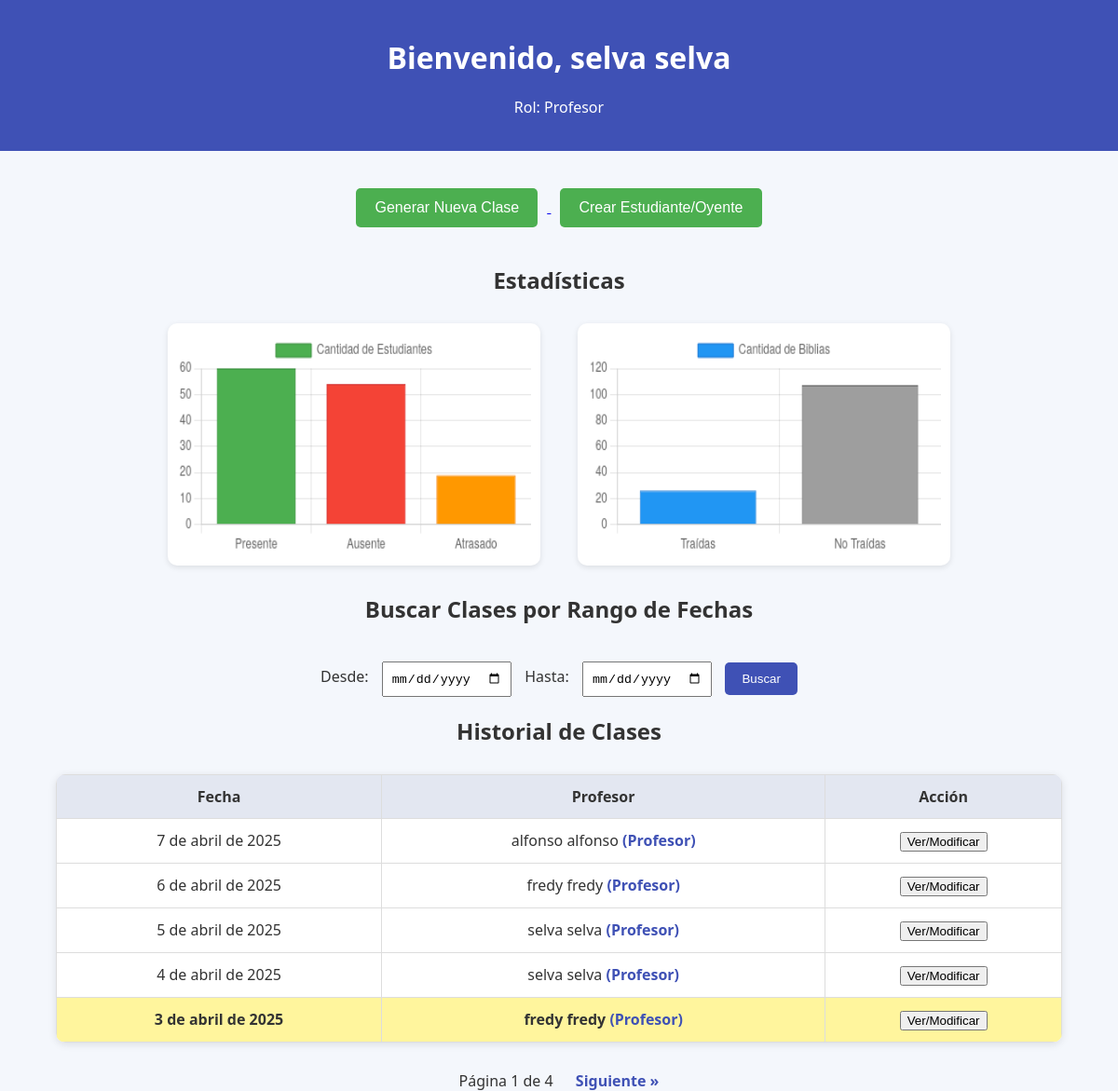
Screenshot of /inicio (signed in) with the database file from the repository.
### asistencia/models.py (models this page shows, shortened)
class CustomUser(AbstractUser):
    TIPO_USUARIO_CHOICES = [
        ('profesor', 'Profesor'),
        ('estudiante', 'Estudiante'),
        ('admin', 'Admin'),
        ('oyente', 'Oyente'),
    ]
    nombre = models.CharField(max_length=100)
    apellido = models.CharField(max_length=100)
    sexo = models.CharField(max_length=100)
    tipo_usuario = models.CharField(max_length=10, choices=TIPO_USUARIO_CHOICES, default='estudiante')
    curso = models.ForeignKey(Curso, on_delete=models.SET_NULL, null=True, blank=True, related_name='usuarios')

### asistencia/views.py (the view)
# urls.py: path('inicio', views.inicio, name='inicio'),
@login_required
def inicio(request):
    usuario = request.user
    fecha_inicio = request.GET.get("fecha_inicio")
    fecha_fin = request.GET.get("fecha_fin")
    asistencias = Asistencia.objects.filter(estudiante__curso=usuario.curso)
    if fecha_inicio and fecha_fin:
        fecha_inicio_date = datetime.strptime(fecha_inicio, "%Y-%m-%d").date()
        fecha_fin_date = datetime.strptime(fecha_fin, "%Y-%m-%d").date()
        asistencias = asistencias.filter(fecha__range=(fecha_inicio_date, fecha_fin_date))
    fechas_unicas = asistencias.values_list("fecha", flat=True).distinct().order_by("-fecha")
    profesores_por_fecha = [
        (fecha, Asistencia.objects.filter(fecha=fecha, estudiante__curso=usuario.curso).first().profesor)
        for fecha in fechas_unicas
    ]
    estados_labels = ["Presente", "Ausente", "Atrasado"]
    estados_data = {estado: 0 for estado in estados_labels}
    estado_counts = asistencias.values("estado").annotate(total=Count("id"))
    for item in estado_counts:
        estados_data[item["estado"].capitalize()] = item["total"]
    total_biblias = asistencias.aggregate(Sum("cantidad_biblias"))["cantidad_biblias__sum"] or 0
    sin_biblia = asistencias.filter(cantidad_biblias=0).count()
    paginator = Paginator(profesores_por_fecha, 5)  # 5 clases por página (ajustable)
    page_number = request.GET.get("page")
    page_obj = paginator.get_page(page_number)
    context = {
        "usuario": usuario,
        "fecha_inicio": fecha_inicio,
        "fecha_fin": fecha_fin,
        "estados_labels": json.dumps(estados_labels),
        "estados_data": json.dumps(list(estados_data.values())),
        "biblias_labels": json.dumps(["Traídas", "No Traídas"]),
        "biblias_data": json.dumps([total_biblias, sin_biblia]),
        "profesores_por_fecha": profesores_por_fecha,
        'page_obj': page_obj,
    }
    return render(request, "inicio.html", context)

### asistencia/templates/inicio.html (shortened to what this page needs)
<!DOCTYPE html>
<html lang="es">
{% load tz %}
{% now "Y-m-d" as fecha_hoy %}
<head>
</head>
<body>
<header>
    <h1>Bienvenido, {{ usuario.nombre }} {{ usuario.apellido }}</h1>
    <p>Rol: {{ usuario.get_tipo_usuario_display }}</p>
</header>
<div class="button-container">
    <a href="{% url 'modificar_asistencia_fecha' fecha='hoy' %}">
        <button>Generar Nueva Clase</button>
    </a>
    <a href="{% url 'crear_estudiante' %}">
        <button>Crear Estudiante/Oyente</button>
    </a>
</div>
<h2>Estadísticas</h2>
<div class="grafico-container">
    <div>
        <canvas id="graficoAsistencias"></canvas>
    </div>
    <div>
        <canvas id="graficoBiblias"></canvas>
    </div>
</div>
<script>
    const ctxAsistencias = document.getElementById('graficoAsistencias').getContext('2d');
    const asistenciaChart = new Chart(ctxAsistencias, {
        type: 'bar',
        data: {
            labels: {{ estados_labels|safe }},
            datasets: [{
                label: 'Cantidad de Estudiantes',
                data: {{ estados_data|safe }},
                backgroundColor: ['#4caf50', '#f44336', '#ff9800'],
                borderColor: ['#388e3c', '#d32f2f', '#f57c00'],
                borderWidth: 1
            }]
        },
        options: { responsive: true }
    });
    const ctxBiblias = document.getElementById('graficoBiblias').getContext('2d');
    const bibliasChart = new Chart(ctxBiblias, {
        type: 'bar',
        data: {
            labels: {{ biblias_labels|safe }},
            datasets: [{
                label: 'Cantidad de Biblias',
                data: {{ biblias_data|safe }},
                backgroundColor: ['#2196f3', '#9e9e9e'],
                borderColor: ['#1976d2', '#616161'],
                borderWidth: 1
            }]
        },
        options: { responsive: true }
    });
</script>
<h2>Buscar Clases por Rango de Fechas</h2>
<form method="GET" action="{% url 'inicio' %}">
    <label for="fecha_inicio">Desde:</label>
    <input type="date" id="fecha_inicio" name="fecha_inicio" value="{{ fecha_inicio }}">
    <label for="fecha_fin">Hasta:</label>
    <input type="date" id="fecha_fin" name="fecha_fin" value="{{ fecha_fin }}">
    <button type="submit">Buscar</button>
</form>
<h2>Historial de Clases</h2>
<table>
    <thead>
        <tr>
            <th>Fecha</th>
            <th>Profesor</th>
            <th>Acción</th>
        </tr>
    </thead>
    <tbody>
        {% for fecha, profesor in page_obj %}
        <tr {% if fecha|date:"Y-m-d" == fecha_hoy %} class="clase-actual" {% endif %}>
            <td>{{ fecha }}</td>
            <td>
                {{ profesor.nombre }} {{ profesor.apellido }}
                <span class="profesor-title">(Profesor)</span>
            </td>
            <td>
                <a href="{% url 'modificar_asistencia_fecha' fecha %}">
                    <button>Ver/Modificar</button>
                </a>
            </td>
        </tr>
        {% empty %}
        <tr><td colspan="3">No hay clases en este periodo</td></tr>
        {% endfor %}
    </tbody>
</table>
{% if page_obj.has_other_pages %}
<div class="pagination">
    <span>Página {{ page_obj.number }} de {{ page_obj.paginator.num_pages }}</span>
    {% if page_obj.has_next %}
        <a href="?page={{ page_obj.next_page_number }}{% if fecha_inicio %}&fecha_inicio={{ fecha_inicio }}{% endif %}{% if fecha_fin %}&fecha_fin={{ fecha_fin }}{% endif %}">Siguiente &raquo;</a>
    {% endif %}
</div>
{% endif %}
</body>
</html>

### asistencia/templates/inicio.html (style rules this page uses)
body { font-family: 'Segoe UI', sans-serif; margin: 0; padding: 0; background-color: #f4f7fc; color: #333; }
header { background-color: #3f51b5; color: white; padding: 20px; text-align: center; }
h1, h2 { margin-top: 20px; text-align: center; }
.button-container { margin: 30px auto; text-align: center; }
.button-container a button { background-color: #4CAF50; border: none; padding: 12px 20px; font-size: 16px; color: white; border-radius: 5px; cursor: pointer; margin: 10px; }
.grafico-container { display: flex; justify-content: center; gap: 40px; flex-wrap: wrap; margin: 30px auto; width: 90%; }
canvas { width: 400px !important; height: 260px !important; background-color: white; border-radius: 10px; box-shadow: 0 2px 6px rgba(0, 0, 0, 0.1); padding: 10px; }
table { width: 90%; margin: 30px auto; border-collapse: collapse; background: white; border-radius: 10px; overflow: hidden; box-shadow: 0 2px 8px rgba(0,0,0,0.1); }
th, td { border: 1px solid #ddd; padding: 12px; text-align: center; }
th { background-color: #e3e7f1; }
.clase-actual { background-color: #fff59d; font-weight: bold; }
.profesor-title { font-weight: bold; color: #3f51b5; }
form { width: 80%; margin: 0 auto; text-align: center; padding-top: 20px; }
form input[type="date"] { padding: 8px; margin: 0 10px; }
form button { padding: 10px 18px; background-color: #3f51b5; color: white; border: none; border-radius: 5px; cursor: pointer; }
.pagination { text-align: center; margin-top: 20px; }
.pagination a { margin: 0 10px; text-decoration: none; color: #3f51b5; font-weight: bold; }
.pagination span { margin: 0 10px; }

### rows the page displays
CustomUser: nombre "selva", apellido "selva", tipo_usuario "Profesor", fecha "5 de abril de 2025", fecha "4 de abril de 2025"
CustomUser: fecha "7 de abril de 2025", nombre "alfonso", apellido "alfonso"
CustomUser: fecha "6 de abril de 2025", nombre "fredy", apellido "fredy", fecha "3 de abril de 2025"

### other values shown
{{ page_obj.number }} "1"
{{ page_obj.paginator.num_pages }} "4"
chart data {{ estados_data|safe }} [60, 54, 19]
chart data {{ biblias_data|safe }} [26, 107]
